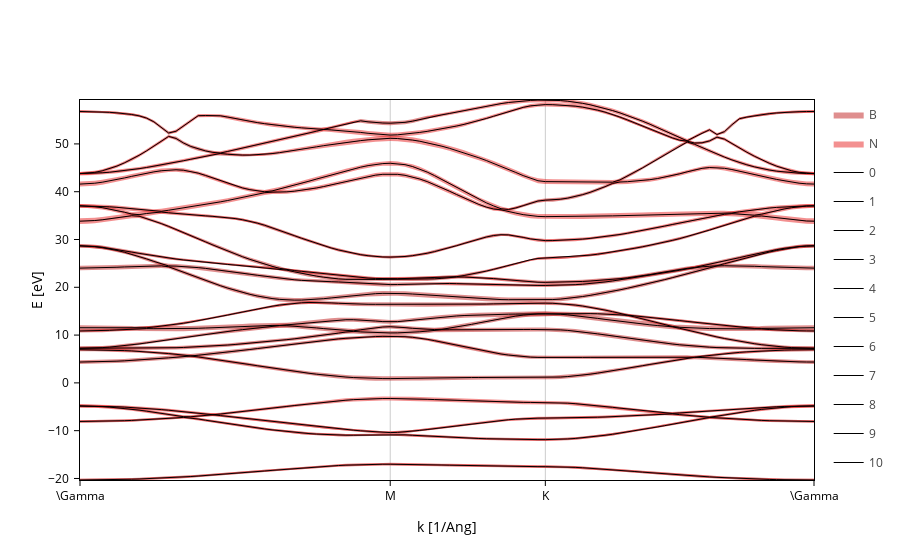

The code cell stored with this chart in its notebook:
### Code cell
fatbands.split_orbs(on="species", name="$species")
